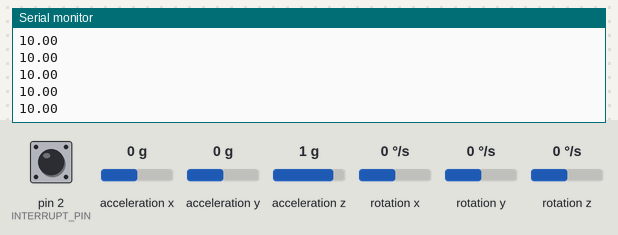
A sketch run on a simulated Arduino Uno, built with avr-gcc and run on an emulated ATmega328P. On the bench: the last lines printed to the serial monitor. Inputs (shaded band) come from the test bench; at power-on: acceleration x 0 g, acceleration y 0 g, acceleration z 1 g, rotation z 0 °/s, pin 2 (INTERRUPT_PIN) LOW, rotation x 0 °/s, rotation y 0 °/s. The sensor or clock chip raises its interrupt line as the real part does.

Above: at 1.7 s.
1.8 s: acceleration x set to -1.4 g
At 2.4 s:
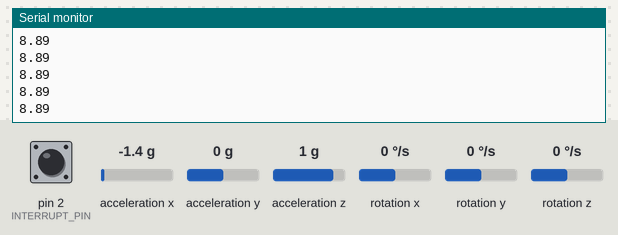
3.3 s: acceleration y set to -1.4 g
At 4.1 s:
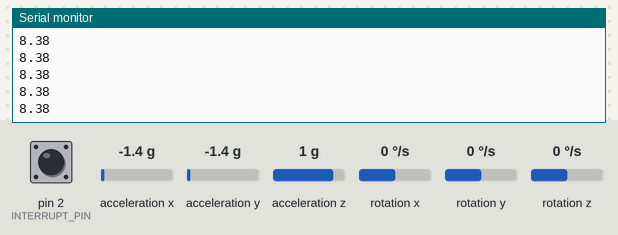
4.8 s: acceleration z set to -1.4 g
At 5.5 s:
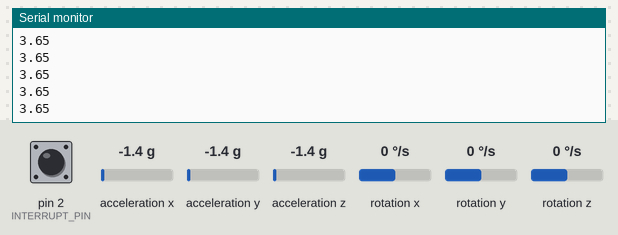
6.3 s: rotation z set to -192 °/s
At 7.2 s:
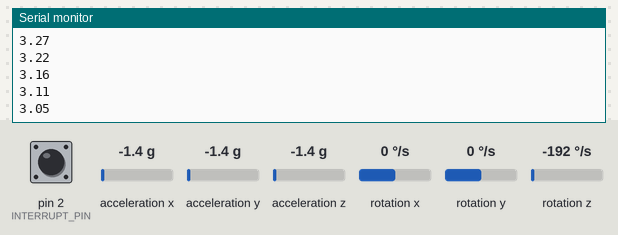
7.8 s: pin 2 (INTERRUPT_PIN) pulled HIGH for 0.15 s
9.4 s: pin 2 (INTERRUPT_PIN) pulled HIGH for 1 s
Timing chart, 0 to 12.4 s (numbered marks = the images above; inputs shaded):
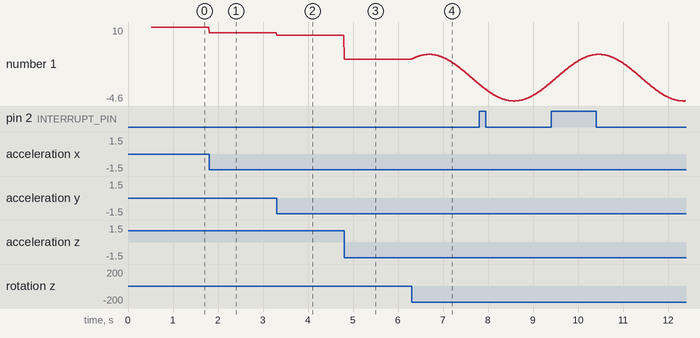

Measured:
- after the input at 1.8 s, the serial monitor: prints a new line at once (image 1)
- after the input at 3.3 s, the serial monitor: prints a new line at once (image 2)
- after the input at 4.8 s, the serial monitor: prints a new line at once (image 3)
- after the input at 6.3 s, the serial monitor: prints a new line at once (image 4)
- plotted number 1: 10 → 8.89 after the input at 1.8 s, 8.89 → 8.38 after the input at 3.3 s, 8.38 → 3.65 after the input at 4.8 s, 3.65 → -1.25 after the input at 6.3 s

The sketch:

accel.ino
```cpp
 #include "I2Cdev.h"
#include "MPU6050_6Axis_MotionApps20.h"
#include "Wire.h"

// class default I2C address is 0x68
MPU6050 mpu;

#define INTERRUPT_PIN 2  // use pin 2 on Arduino Uno & most boards // digital I/O pin 2.

// MPU control/status vars
uint8_t mpuIntStatus;   // holds actual interrupt status byte from MPU
uint8_t devStatus;      // return status after each device operation (0 = success, !0 = error)
uint16_t packetSize;    // expected DMP packet size (default is 42 bytes)
uint16_t fifoCount;     // count of all bytes currently in FIFO
uint8_t fifoBuffer[64]; // FIFO storage buffer

// orientation/motion vars
Quaternion q;           // [w, x, y, z]         quaternion container

// indicates whether MPU interrupt pin has gone high
volatile bool mpuInterrupt = false;
void dmpDataReady() {
    mpuInterrupt = true;
}

// Tynans vars
const double stepDiffMinThreshold = 0.025; // minimum difference between step max and min for considered step
int stepCount = 0;                        // total number of steps taken
double stepMax = 0;                       // peak of quaternion data
double stepMin = 0;                       // trough of quaternion data
double currentQData[3];                   // array storing recent quaternion values

void setup() {
    Wire.begin();
    Serial.begin(9600);

    // initialize device
    mpu.initialize();
    pinMode(INTERRUPT_PIN, INPUT);

    // load and configure the DMP
    devStatus = mpu.dmpInitialize();

    // turn on the DMP, now that it's ready
    mpu.setDMPEnabled(true);

    // enable Arduino interrupt detection
    attachInterrupt(digitalPinToInterrupt(INTERRUPT_PIN), dmpDataReady, RISING);
    mpuIntStatus = mpu.getIntStatus();

//     get expected DMP packet size for later comparison
    packetSize = mpu.dmpGetFIFOPacketSize();
}

void countSteps()
{
  // get current MPU status
  mpuIntStatus = mpu.getIntStatus(); // get INT_STATUS byte
  fifoCount = mpu.getFIFOCount(); // get current FIFO count
  // otherwise, check for DMP data ready interrupt (this should happen frequently)
  if (mpuIntStatus & 0x02)
  {
    while (fifoCount < packetSize) fifoCount = mpu.getFIFOCount(); // wait for correct available data length, should be a VERY short wait
    mpu.getFIFOBytes(fifoBuffer, packetSize); // read a packet from FIFO
    // track FIFO count here in case there is > 1 packet available
    // (this lets us immediately read more without waiting for an interrupt)
    fifoCount -= packetSize;
    // get quaternion values
    mpu.dmpGetQuaternion(&q, fifoBuffer);
  }
  Serial.println(q.w*10);
  // update recent quaternion values
  currentQData[0] = currentQData[1];
  currentQData[1] = currentQData[2];
  currentQData[2] = q.w;
  // if a peak/max is found
  if(currentQData[1] > currentQData[0] && currentQData[1] > currentQData[2])
  {
    stepMax = currentQData[1];// update peak value
    double maxMinDiff = stepMax - stepMin;
    // if a step is detected
    if (maxMinDiff > stepDiffMinThreshold)
    {
        stepCount++;
    }
  }
  // if a trough/min is found
  else if(currentQData[1] < currentQData[0] && currentQData[1] < currentQData[2])
  {
    stepMin = currentQData[1];
  }
}

void loop() {
  // wait for MPU interrupt or extra packet(s) available
  if(mpuInterrupt || fifoCount > packetSize)
  {
    mpuInterrupt = false; // reset interrupt flag
    countSteps();
  }
}
```
